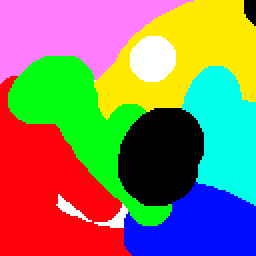
#> input picture Project_2/test/color_test_png.png, 128 x 128 px, found by its file name (shown 2 times larger)
$ python open_cv_test.py
#> lines starting #> are read from the running program, lines starting #| are printed output that depends on the picture; after the words box and inside, x2 and y2 are one past the last pixel; in counts of white or black regions, pixels touching at a corner belong together
import cv2
from PIL import Image
import numpy as np

# [34 lines left out: function main, not called in this run]

def image_resize(image, width = None, height = None, inter = cv2.INTER_AREA):
    # initialize the dimensions of the image to be resized and
    # grab the image size
    dim = None
    (h, w) = image.shape[:2]

    # if both the width and height are None, then return the
    # original image
    if width is None and height is None:
        return image

    # check to see if the width is None
    if width is None:
        # calculate the ratio of the height and construct the
        # dimensions
        r = height / float(h)
        dim = (int(w * r), height)

    # otherwise, the height is None
    else:
        # calculate the ratio of the width and construct the
        # dimensions
        r = width / float(w)
        dim = (width, int(h * r))

    # resize the image
    resized = cv2.resize(image, dim, interpolation = inter)

    # return the resized image
    return resized

# [23 lines left out: function color_test, not called in this run]

def test_color():
    img = cv2.imread('color_test_png.png')
#> img is the input picture: shape (128, 128, 3); mean B, G, R 101.4, 128.8, 137.1

    img = cv2.cvtColor(img, cv2.COLOR_BGR2GRAY)
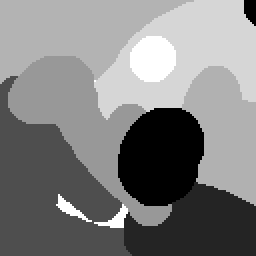
#> img: shape (128, 128) (shown 2 times larger); min 0, max 255, mean 128.4
    img = image_resize(img, width=512)

    cv2.imshow('test_color', img)

    GRAY = [0, 63]

    img_gray = img.copy()

    for i in range(len(img_gray)):
        for j in range(len(img_gray[i])):
            if img_gray[i][j] >= GRAY[0] and img_gray[i][j] <= GRAY[1]:
                img_gray[i][j] = 0
            else:
                img_gray[i][j] = 255
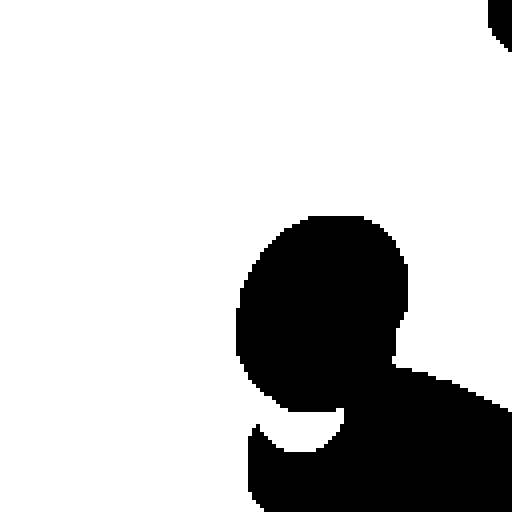
#> img_gray: shape (512, 512); 78.9% white; 2 black regions, box (x1, y1, x2, y2) and area: (236, 216, 512, 512) 54448, (488, 0, 512, 52) 992

    cv2.imshow('test_gray', img_gray)
    cv2.waitKey(0)

    cv2.destroyAllWindows()

if __name__ == "__main__":
    # main()
    # color_test()
    test_color()
